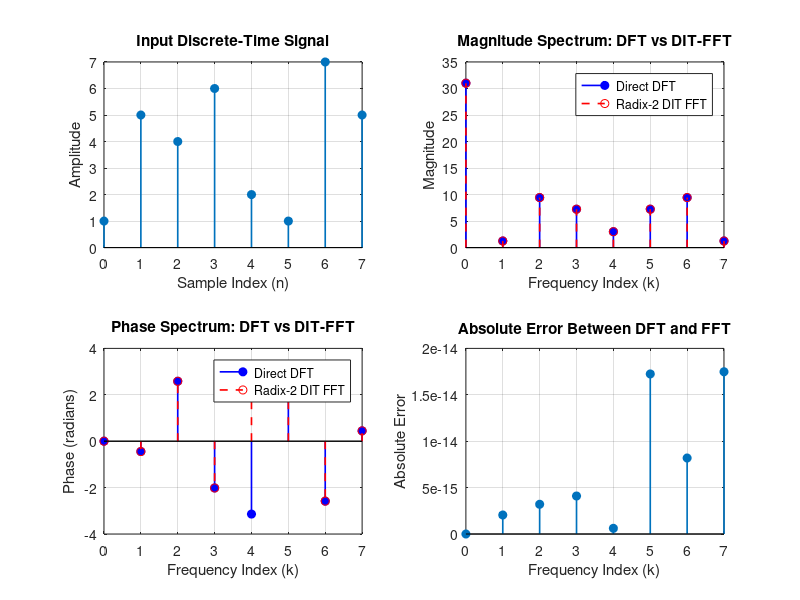

This chart was generated by the following MATLAB code: (Note: this script raises an error after producing the figure.)
clc;
clear;
close all;

%% Experiment: Radix-2 DIT FFT and Direct DFT Comparison

% Define the input signal
x = [1 5 4 6 2 1 7 5];    
 
N = length(x);

% Radix-2 DIT FFT requires N to be a power of 2
if 2^nextpow2(N) ~= N
    error('Input signal length must be a power of 2.');
end

n = 0:N-1;
k = 0:N-1;

%% 1. Direct DFT Computation

X_DFT = zeros(1, N);

for k1 = 0:N-1
    for n1 = 0:N-1
        X_DFT(k1+1) = X_DFT(k1+1) + ...
            x(n1+1) * exp(-1j*2*pi*k1*n1/N);
    end
end

%% 2. Radix-2 DIT FFT Implementation

% Bit-reversal permutation
numBits = log2(N);
indices = zeros(1, N);
 
for i = 0:N-1
    value = i;
    reversed = 0;

    for j = 1:numBits
        reversed = 2*reversed + mod(value, 2);
        value = floor(value/2);
    end

    indices(i+1) = reversed + 1;
end

% Rearrange input samples in bit-reversed order
X_FFT = x(indices);

% Iterative butterfly computation
for stage = 1:numBits

    L = 2^stage;
    halfL = L/2;

    % Twiddle factors for this stage
    W = exp(-1j*2*pi*(0:halfL-1)/L);

    for start = 1:L:N

        for m = 0:halfL-1

            evenIndex = start + m;
            oddIndex = start + m + halfL;

            evenValue = X_FFT(evenIndex);
            oddValue = X_FFT(oddIndex) * W(m+1);

            % Butterfly operations
            X_FFT(evenIndex) = evenValue + oddValue;
            X_FFT(oddIndex) = evenValue - oddValue;

        end
    end
end

%% 3. Compare DFT and FFT Results

Magnitude_DFT = abs(X_DFT);
Magnitude_FFT = abs(X_FFT);

Phase_DFT = angle(X_DFT);
Phase_FFT = angle(X_FFT);

% Numerical error between the two methods
Error = abs(X_DFT - X_FFT);

fprintf('\n===== DFT and DIT-FFT Comparison =====\n');

fprintf('\nInput Signal:\n');
disp(x);

fprintf('Direct DFT Output:\n');
disp(X_DFT);

fprintf('Radix-2 DIT FFT Output:\n');
disp(X_FFT);

fprintf('Absolute Error at Each Frequency Bin:\n');
disp(Error);

fprintf('Maximum Absolute Error = %.12e\n', max(Error));

%% 4. Visualization

figure('Name', 'Radix-2 DIT FFT Experiment', ...
       'NumberTitle', 'off');

% Input signal
subplot(2,2,1);
stem(n, x, 'filled', 'LineWidth', 1.2);
grid on;
xlabel('Sample Index (n)');
ylabel('Amplitude');
title('Input Discrete-Time Signal');

% Magnitude spectrum comparison
subplot(2,2,2);
stem(k, Magnitude_DFT, 'b', 'filled', ...
    'LineWidth', 1.2);
hold on;
stem(k, Magnitude_FFT, 'r--', ...
    'LineWidth', 1.2);
grid on;
xlabel('Frequency Index (k)');
ylabel('Magnitude');
title('Magnitude Spectrum: DFT vs DIT-FFT');
legend('Direct DFT', 'Radix-2 DIT FFT');

% Phase spectrum comparison
subplot(2,2,3);
stem(k, Phase_DFT, 'b', 'filled', ...
    'LineWidth', 1.2);
hold on;
stem(k, Phase_FFT, 'r--', ...
    'LineWidth', 1.2);
grid on;
xlabel('Frequency Index (k)');
ylabel('Phase (radians)');
title('Phase Spectrum: DFT vs DIT-FFT');
legend('Direct DFT', 'Radix-2 DIT FFT');

% Absolute error
subplot(2,2,4);
stem(k, Error, 'filled', 'LineWidth', 1.2);
grid on;
xlabel('Frequency Index (k)');
ylabel('Absolute Error');
title('Absolute Error Between DFT and FFT');

sgtitle('Radix-2 Decimation-in-Time FFT Analysis');


%% 5. Radix-2 DIT FFT Butterfly Diagram

figure('Name', 'Radix-2 DIT FFT Butterfly Diagram', ...
       'NumberTitle', 'off', ...
       'Color', 'w');

hold on;
axis off;

numStages = log2(N);

% Bit-reversed input
data = x(indices);

% Store intermediate values
stageData = zeros(N, numStages + 1);
stageData(:,1) = data(:);

% Calculate values at each FFT stage
for stage = 1:numStages

    L = 2^stage;
    halfL = L/2;

    W = exp(-1j*2*pi*(0:halfL-1)/L);

    for start = 1:L:N
        for m = 0:halfL-1

            upper = start + m;
            lower = start + m + halfL;

            a = data(upper);
            b = data(lower) * W(m+1);

            data(upper) = a + b;
            data(lower) = a - b;

        end
    end

    stageData(:,stage+1) = data(:);
end

% Node positions
xPos = 1:numStages+1;
yPos = N:-1:1;

%% Draw connections between stages

for stage = 1:numStages

    L = 2^stage;
    halfL = L/2;

    for start = 1:L:N
        for m = 0:halfL-1

            upper = start + m;
            lower = start + m + halfL;

            % Straight upper-to-upper connection
            plot([xPos(stage), xPos(stage+1)], ...
                 [yPos(upper), yPos(upper)], ...
                 'b-', 'LineWidth', 1.2);

            % Straight lower-to-lower connection
            plot([xPos(stage), xPos(stage+1)], ...
                 [yPos(lower), yPos(lower)], ...
                 'b-', 'LineWidth', 1.2);

            % Upper-to-lower connection
            plot([xPos(stage), xPos(stage+1)], ...
                 [yPos(upper), yPos(lower)], ...
                 'r--', 'LineWidth', 1.2);

            % Lower-to-upper connection
            plot([xPos(stage), xPos(stage+1)], ...
                 [yPos(lower), yPos(upper)], ...
                 'g--', 'LineWidth', 1.2);

        end
    end
end

%% Display intermediate complex values

for stage = 1:numStages+1
    for i = 1:N

        val = stageData(i,stage);

        label = sprintf('%.2f%+.2fj', ...
                        real(val), imag(val));

        text(xPos(stage), yPos(i), label, ...
             'HorizontalAlignment', 'center', ...
             'VerticalAlignment', 'middle', ...
             'FontSize', 8, ...
             'BackgroundColor', 'w');
    end
end

%% Stage labels

stageLabels = {'Bit-Reversed Input', ...
               'Stage 1', 'Stage 2', 'Stage 3'};

for stage = 1:numStages+1

    text(xPos(stage), N+0.8, stageLabels{stage}, ...
         'HorizontalAlignment', 'center', ...
         'FontWeight', 'bold', ...
         'FontSize', 10);
end

%% Formatting

title('Radix-2 DIT FFT Butterfly Diagram', ...
      'FontSize', 13);

legend({'Upper-to-upper', 'Lower-to-lower', ...
        'Upper-to-lower', 'Lower-to-upper'}, ...
        'Location', 'southoutside', ...
        'Orientation', 'horizontal');

xlim([0.5, numStages+1.5]);
ylim([0, N+1.5]);

hold off;
